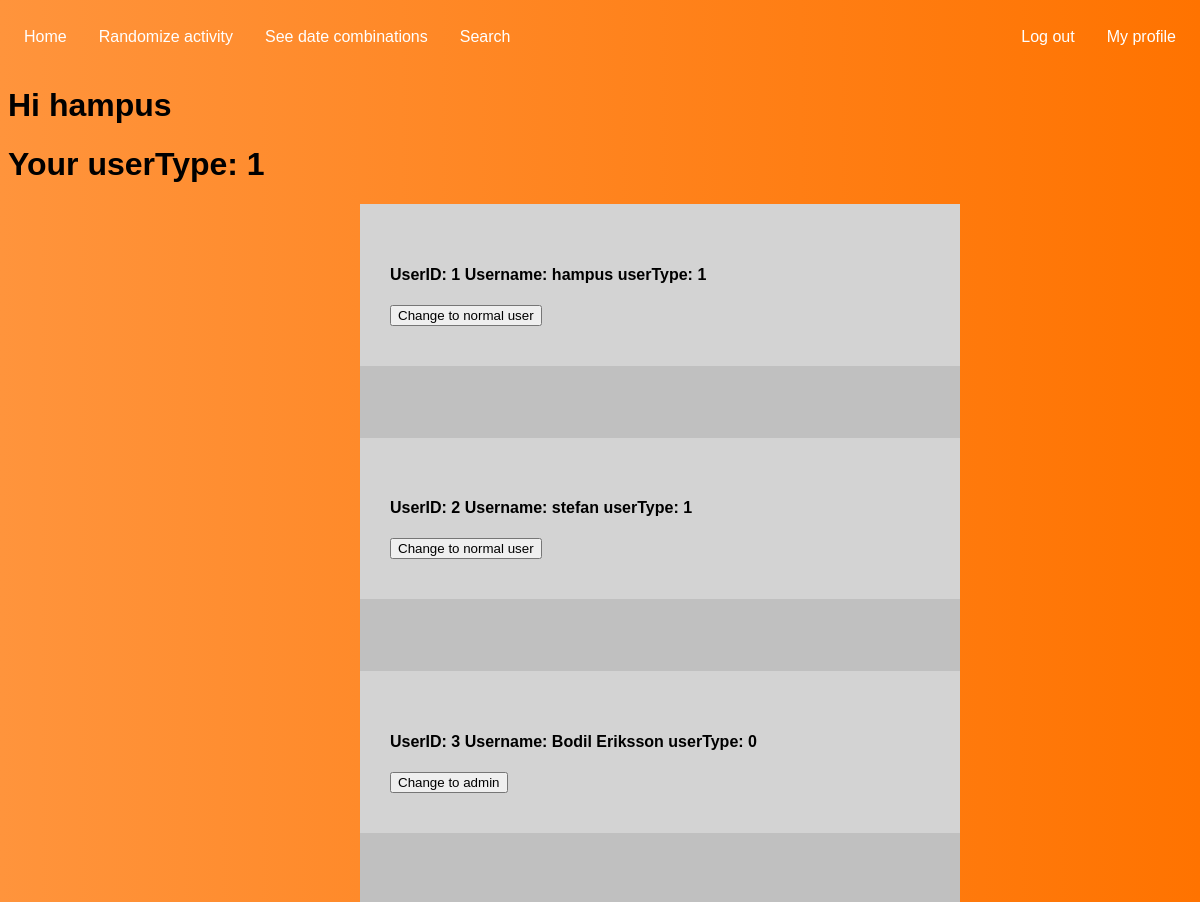
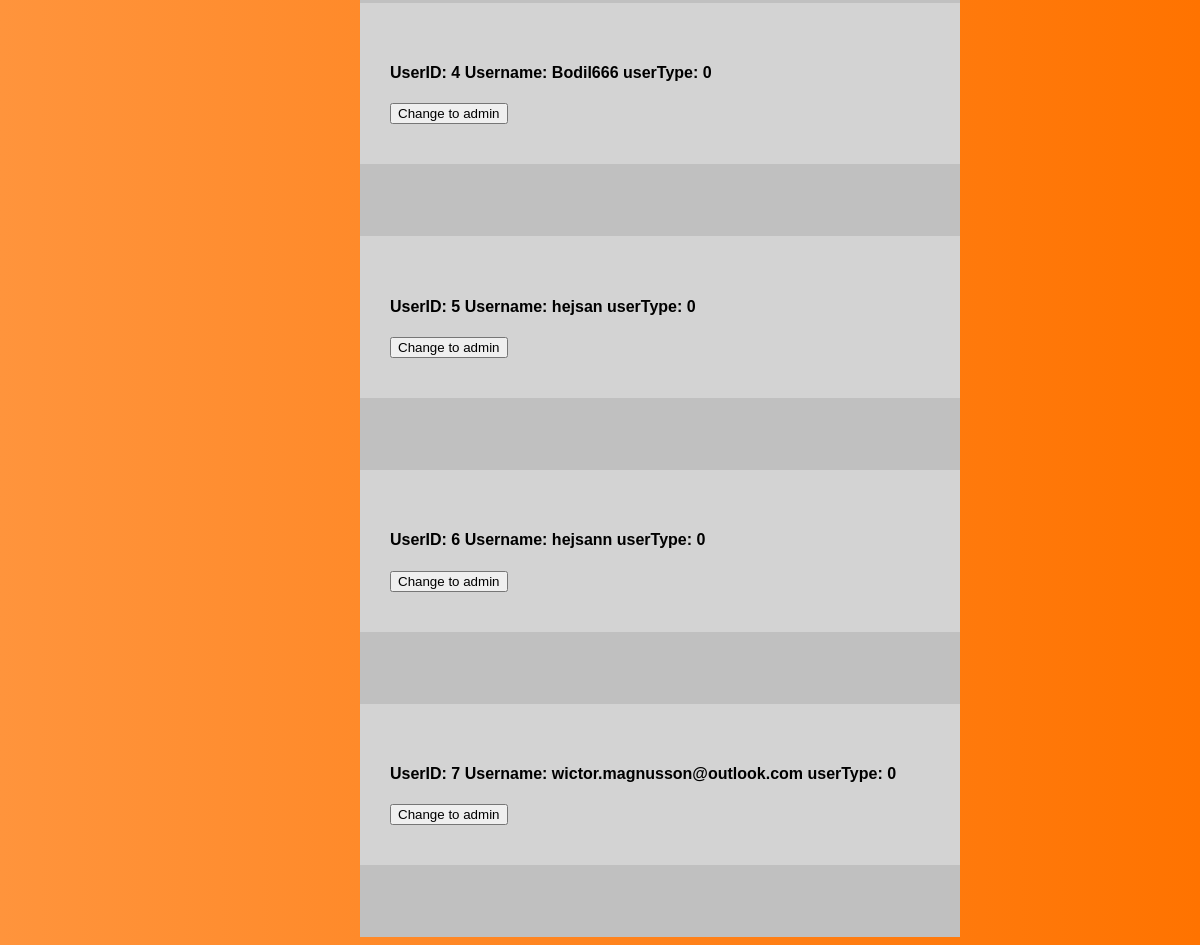
/adminPage.php (signed in), run on the app's committed database (2 pictures, top to bottom).
### tables this page shows
CREATE TABLE "User" (
	"userID"	INTEGER,
	"username"	TEXT,
	"email"	TEXT,
	"passwordhash"	TEXT,
	"salt"	TEXT,
	"userType"	INTEGER,
	PRIMARY KEY("userID" AUTOINCREMENT)
);

### db/dbUser.php (the view, shortened to what this page needs)
<?php
function ShowUsers() {
    $db = new SQLite3("db/database.db");
$result = $db->query("SELECT userID, username, userType FROM 'User' ORDER BY userID");
while ($row = $result->fetchArray())
{
    echo "<div class='textDiv'>";
    echo "<h4>" . "  UserID: " . $row['userID'] . "  Username: " . $row['username'] . "  userType: " . $row['userType'] . "</h4>" ;
    echo "<form action='db/changeUserType.php' method='post'>";
    if($row['userType'] == 1) {
        echo "<button name='changeToUser-userID' type='submit' value=" . $row['userID'] . ">Change to normal user </button> ";
    }
    else {
        echo "<button name='changeToAdmin-userID' type='submit' value=" . $row['userID'] . ">Change to admin </button> ";
    }
    echo "</form>";
    echo "</div>";
    echo "<br><br><br><br>";
}
}
?>

### adminPage.php (shortened to what this page needs)
<!DOCTYPE html>
<html>
<head>
    <link rel="stylesheet" href="./css/style.css">
</head>
<body>
    <?php
    include "HTML/header.php";
    ?>
    <h1> Hi <?php echo $_SESSION['username']; ?> </h1>
    <h1> Your userType: <?php echo $_SESSION['userType']; ?> </h1>
    <?php
        include "db/showUsers.php";
    ?>
</body>
</html>

### HTML/header.php (shortened to what this page needs)
<ul>
    <li><a href="index.php">Home</a></li>
    <li><a href="randomize_activity.php">Randomize activity</a></li>
    <?php
        if(isset($_SESSION['username'])){
            echo "<li><a href='showDataTable.php'>See date combinations</a></li>";
            echo "<li><a href='search.php'>Search</a></li>";
            echo "<li style='float: right;'><a href='profile.php'>My profile</a></li>
            <li style='float: right;'><a href='logout.php'>Log out</a></li>";
        }
    ?>
</ul>

### db/showUsers.php
<?php
include "dbUser.php";
echo "<div class='showDiv'>";
ShowUsers();
echo "</div>";
?>

### css/style.css (style rules this page uses)
body { background-image: linear-gradient(to right, rgb(255, 148, 60), rgb(255, 115, 0)); font-family: Verdana, Geneva, Tahoma, sans-serif; }
*, *::before, *::after { box-sizing: border-box; }
ul { list-style-type: none; margin: 0; padding: 0; overflow: hidden; background-color: rgba(255, 130, 46, 0); }
li { float: left; }
li a { display: block; color: white; text-align: center; padding: 20px 16px; text-decoration: none; }
.showDiv { background-color: rgb(192, 192, 192); width: 600px; position: sticky; left: 30%; }
.textDiv { background-color: lightgrey; width: 600px; padding: 40px 30px; position: sticky; left: 30%; }

### data on the page
user: userID "1", username "hampus", userType "1"
user: userID "2", username "stefan", userType "1"
user: userID "3", username "Bodil Eriksson", userType "0"
user: userID "4", username "Bodil666", userType "0"
user: userID "5", username "hejsan", userType "0"
user: userID "6", username "hejsann", userType "0"
user: userID "7", username "wictor.magnusson@outlook.com", userType "0"

### other printed values
$_SESSION['username'] "hampus"
$_SESSION['userType'] "1"
